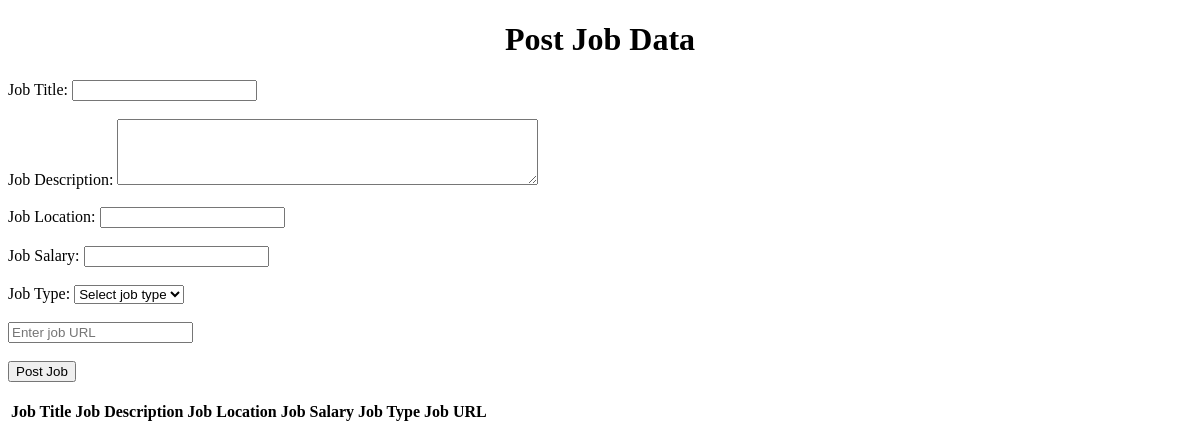
The page /post_job/ on the database as committed earlier.
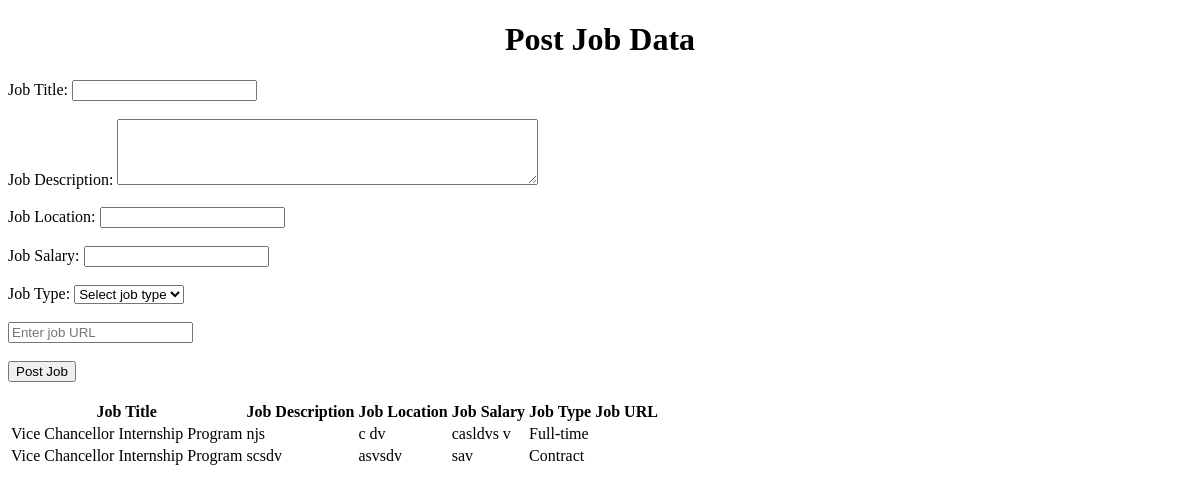
The same page on the database as committed later.
### test_app/models.py (models this page shows, shortened)
class Jobs(models.Model):
    job_title=models.TextField(max_length=100)
    job_description=models.TextField(max_length=1000)
    job_location=models.TextField(max_length=100)
    job_salary=models.TextField(max_length=100)
    job_type=models.TextField(max_length=100)
    link=models.URLField(max_length=1000,default=None)

### test_app/views.py (the view, shortened to what this page needs)
# urls.py: path("post_job/",views.post_job,name="post_job"),
def post_job(request):
    jobs=Jobs.objects.all()
    context={
        'jobs':jobs,
    }
    return render(request,'post_job.html',context)

### templates/post_job.html (shortened to what this page needs)
<!DOCTYPE html>
<html lang="en">
<head>
</head>
<body>
  <center>
    <h1>Post Job Data</h1>
  </center>
  <form action="{% url 'post_job' %}" method="POST">
    <label for="job_title">Job Title:</label>
    <input type="text" id="job_title" name="job_title" required><br><br>
    <label for="job_description">Job Description:</label>
    <textarea id="job_description" name="job_description" rows="4" cols="50" required></textarea><br><br>
    <label for="job_location">Job Location:</label>
    <input type="text" id="job_location" name="job_location" required><br><br>
    <label for="job_salary">Job Salary:</label>
    <input type="text" id="job_salary" name="job_salary" required><br><br>
    <label for="job_type">Job Type:</label>
    <select id="job_type" name="job_type" required>
      <option value="">Select job type</option>
    </select><br><br>
    <input type="url" id="job_url" name="job_url" placeholder="Enter job URL" required><br><br>
    <input type="submit" value="Post Job">
  </form>
  <br>
    <table>
        <tr>
        <th>Job Title</th>
        <th>Job Description</th>
        <th>Job Location</th>
        <th>Job Salary</th>
        <th>Job Type</th>
        <th>Job URL</th>
        </tr>
        {% for i in jobs %}
        <tr>
        <td>{{ i.job_title }}</td>
        <td>{{ i.job_description }}</td>
        <td>{{ i.job_location }}</td>
        <td>{{ i.job_salary }}</td>
        <td>{{ i.job_type }}</td>
        <td>{{ i.job_url }}</td>
        </tr>
        {% endfor %}
        </table>
</body>
</html>

Rows that differ between the two databases and show on the page:
added Jobs: job_title "Vice Chancellor Internship Program", job_description "njs", job_location "c dv", job_salary "casldvs v", job_type "Full-time"
added Jobs: job_title "Vice Chancellor Internship Program", job_description "scsdv", job_location "asvsdv", job_salary "sav", job_type "Contract"
